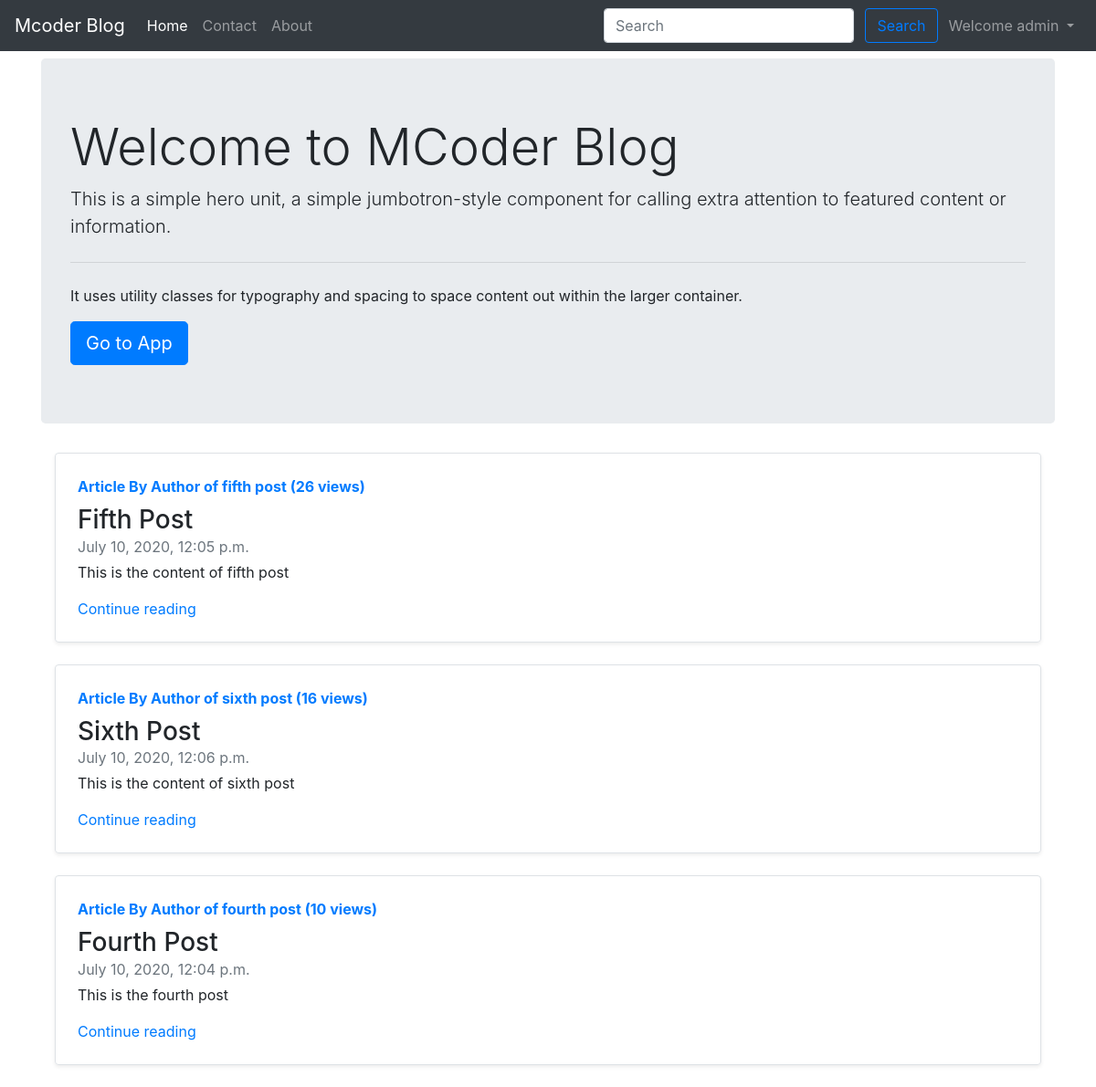
Page /blog/ (signed in) on the committed database.
### blog/models.py (models this page shows, shortened)
class Post(models.Model):
    sno = models.AutoField(primary_key=True)
    title = models.CharField(max_length=100,default='')
    content = models.TextField(default='')
    author = models.CharField(max_length=50, default='')
    slug = models.CharField(max_length=100, default='')
    views = models.IntegerField(default=0)
    timestamp = models.DateTimeField(blank=True)

### blog/views.py (the view)
# urls.py: path('', views.home),
def home(request):
    allPosts = Post.objects.all().order_by('-views')[:3]
    params = { 'allPosts' : allPosts, 'user' : request.user }
    return render(request, "blog/home.html",params)

### templates/blog/home.html (shortened to what this page needs)
{% extends 'blog/basic.html' %}
{% block body %}
<div class="container my-2">
<div class="jumbotron">
  <h1 class="display-4">Welcome to MCoder Blog</h1>
  <p class="lead">This is a simple hero unit, a simple jumbotron-style component for calling extra attention to featured content or information.</p>
  <hr class="my-4">
  <p>It uses utility classes for typography and spacing to space content out within the larger container.</p>
  <a class="btn btn-primary btn-lg" href="/" role="button">Go to App</a>
</div>
</div>
<div class="container">
{% for post in allPosts %}
	<div class="col-md-12">
      <div class="row no-gutters border rounded overflow-hidden flex-md-row mb-4 shadow-sm h-md-250 position-relative">
        <div class="col p-4 d-flex flex-column position-static">
          <strong class="d-inline-block mb-2 text-primary">Article By {{ post.author }} ({{ post.views }} views)</strong>
          <h3 class="mb-0">{{ post.title }}</h3>
          <div class="mb-1 text-muted">{{ post.timestamp }}</div>
          <p class="card-text mb-auto"><div class="preview">{{ post.content|slice:"0:200"|safe }}</div></p>
          <a href="/blog/{{ post.slug }}" >Continue reading</a>
        </div>
      </div>
    </div>
{% endfor %}
</div>
{% endblock body %}
{% block activeHome %}
    active
{% endblock %}

### templates/blog/basic.html (shortened to what this page needs)
<!doctype html>
<html lang="en">
  <head>
    <link rel="stylesheet" href="https://stackpath.bootstrapcdn.com/bootstrap/4.5.0/css/bootstrap.min.css">
  </head>
  <body>
<nav class="navbar navbar-expand-lg navbar-dark bg-dark">
  <a class="navbar-brand" href="/blog/">Mcoder Blog</a>
  <div class="collapse navbar-collapse" id="navbarSupportedContent">
    <ul class="navbar-nav mr-auto">
      <li class="nav-item {% block activeHome %} {% endblock %}">
        <a class="nav-link" href="/blog/">Home <span class="sr-only">(current)</span></a>
      </li>
      <li class="nav-item {% block activeContact %} {% endblock %}">
        <a class="nav-link" href="/contact">Contact</a>
      </li>
      <li class="nav-item {% block activeAbout %} {% endblock %}">
        <a class="nav-link" href="/about">About</a>
      </li>
    </ul>
<div class="form-inline">
    <form class="my-2 my-lg-0 mx-1" method="post" action="/search/">
      <input class="form-control mr-sm-2" type="search" placeholder="Search" aria-label="Search" name="search" id="search">
      <button class="btn btn-outline-primary my-2 my-sm-0" type="submit">Search</button>
    </form>
{% if user.is_authenticated %}
<div class="collapse navbar-collapse">
    <ul class="navbar-nav ml-auto">
<li class="nav-item dropdown">
        <a class="nav-link dropdown-toggle" href="#" id="navbarDropdown" role="button" data-toggle="dropdown" aria-haspopup="true" aria-expanded="false">
         Welcome {{ user }}
        </a>
      </li>
</ul>
</div>
{% endif %}
</div>
  </div>
</nav>
{% block body %}
{% endblock body %}
  </body>
</html>

### rows in the picture
Post: author "Author of fifth post", views "26", title "Fifth Post", timestamp "July 10, 2020, 12:05 p.m."
Post: author "Author of sixth post", views "16", title "Sixth Post", timestamp "July 10, 2020, 12:06 p.m."
Post: author "Author of fourth post", views "10", title "Fourth Post", timestamp "July 10, 2020, 12:04 p.m."

### other values in the picture
{{ user }} "admin"
